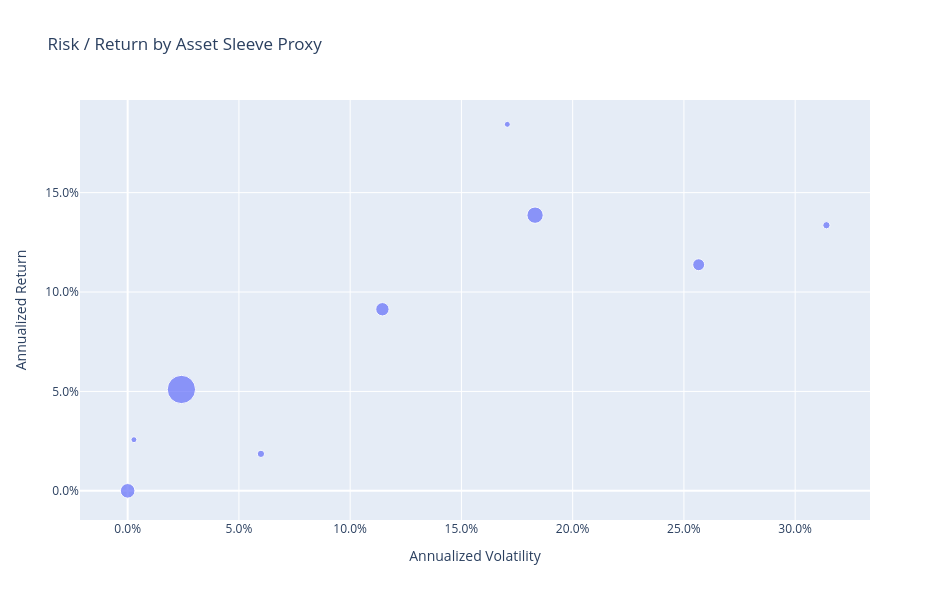

Notebook code cell kept with this figure:
### Code cell
# ============================================================
# Riesgo vs rendimiento por sleeve proxy
# ============================================================

sleeve_stats = []
for sleeve in sleeve_returns.columns:
    r = sleeve_returns[sleeve].dropna()
    sleeve_stats.append({
        "Sleeve": sleeve,
        "Annual Return": annualized_return(r),
        "Annual Volatility": annualized_volatility(r),
        "Weight": IPS_WEIGHTS.get(sleeve, np.nan),
        "Selected Proxy": selected_sleeve_proxy.get(sleeve, None)
    })

sleeve_stats = pd.DataFrame(sleeve_stats)
sleeve_stats["Weight %"] = sleeve_stats["Weight"] * 100

fig = px.scatter(
    sleeve_stats,
    x="Annual Volatility",
    y="Annual Return",
    size="Weight %",
    hover_name="Sleeve",
    hover_data={
        "Selected Proxy": True,
        "Weight %": ":.2f",
        "Annual Return": ":.2%",
        "Annual Volatility": ":.2%"
    },
    title="Risk / Return by Asset Sleeve Proxy"
)

fig.update_layout(
    xaxis_tickformat=".1%",
    yaxis_tickformat=".1%",
    xaxis_title="Annualized Volatility",
    yaxis_title="Annualized Return",
    width=950,
    height=600
)

fig.show()
display(sleeve_stats)

### Figure 1 — Plotly figure (JSON) as saved in the notebook; plotly's stock layout.template omitted (floating-point values rounded to 4 significant figures)
{"data": [{"customdata": [["CETETRC.MX", 45], ["CORPTRCISHRS.MX", 12], ["AGG", 3], ["EWW", 8], ["ACWI", 15], ["AOR", 10], ["FUNO11.MX", 3], ["GLD", 2], ["SHV", 2]], "hovertemplate": "<b>%{hovertext}</b><br><br>Annual Volatility=%{x:.2%}<br>Annual Return=%{y:.2%}<br>Weight %=%{customdata[1]:.2f}<br>Selected Proxy=%{customdata[0]}<extra></extra>", "hovertext": ["Mexican government fixed income", "Domestic corporate and bank fixed income", "International fixed income", "Mexican equities", "International equities", "Structured instruments", "FIBRAs", "Commodities", "Cash and liquid assets"], "legendgroup": "", "marker": {"color": "#636efa", "size": [45.0, 12.0, 3.0, 8.0, 15.0, 10.0, 3.0, 2.0, 2.0], "sizemode": "area", "sizeref": 0.1125, "symbol": "circle"}, "mode": "markers", "name": "", "orientation": "v", "showlegend": false, "type": "scatter", "x": [0.02415, 0.0, 0.05989, 0.2566, 0.1831, 0.1145, 0.314, 0.1706, 0.002819], "xaxis": "x", "y": [0.05099, 0.0, 0.01861, 0.1137, 0.1387, 0.09135, 0.1336, 0.1844, 0.02573], "yaxis": "y"}], "layout": {"height": 600, "legend": {"itemsizing": "constant", "tracegroupgap": 0}, "title": {"text": "Risk / Return by Asset Sleeve Proxy"}, "width": 950, "xaxis": {"anchor": "y", "domain": [0, 1], "tickformat": ".1%", "title": {"text": "Annualized Volatility"}}, "yaxis": {"anchor": "x", "domain": [0, 1], "tickformat": ".1%", "title": {"text": "Annualized Return"}}}}
